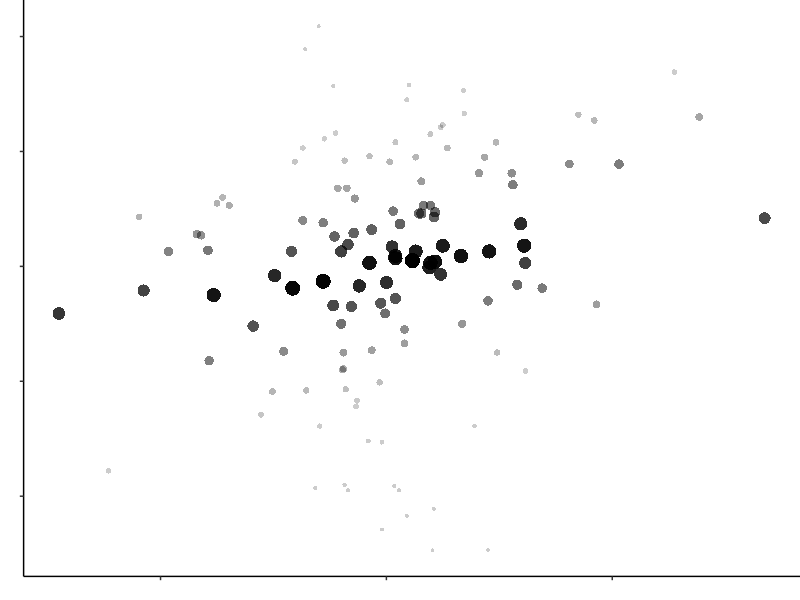
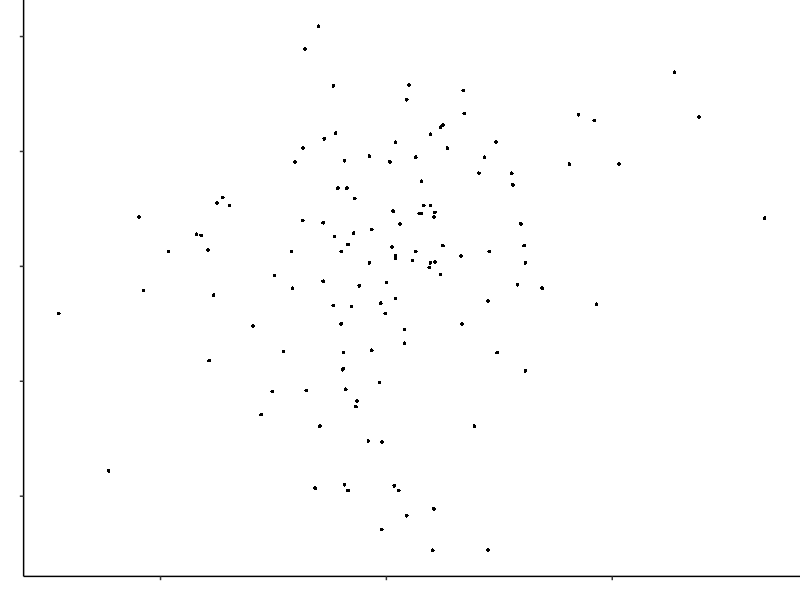
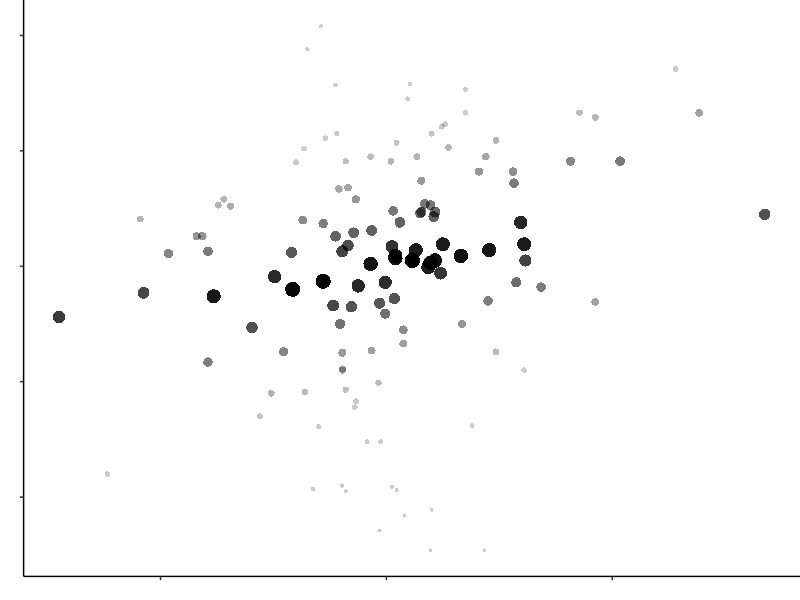
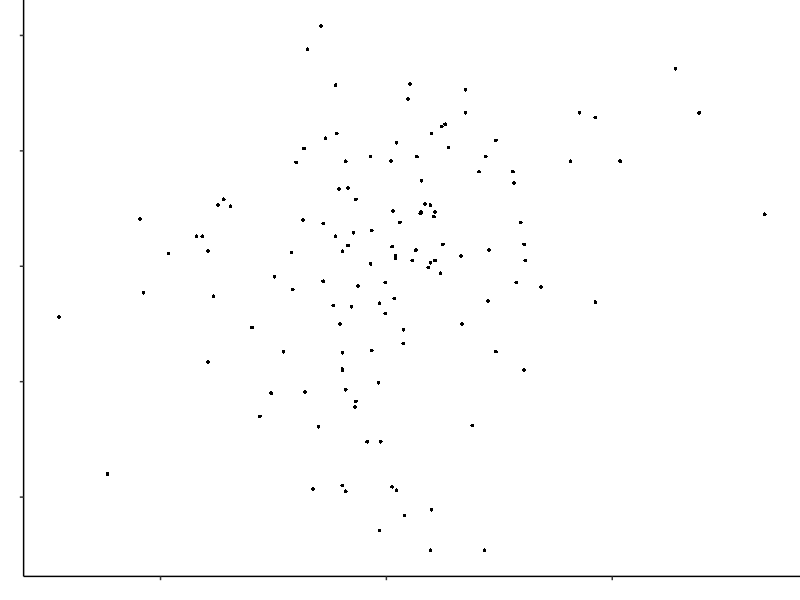
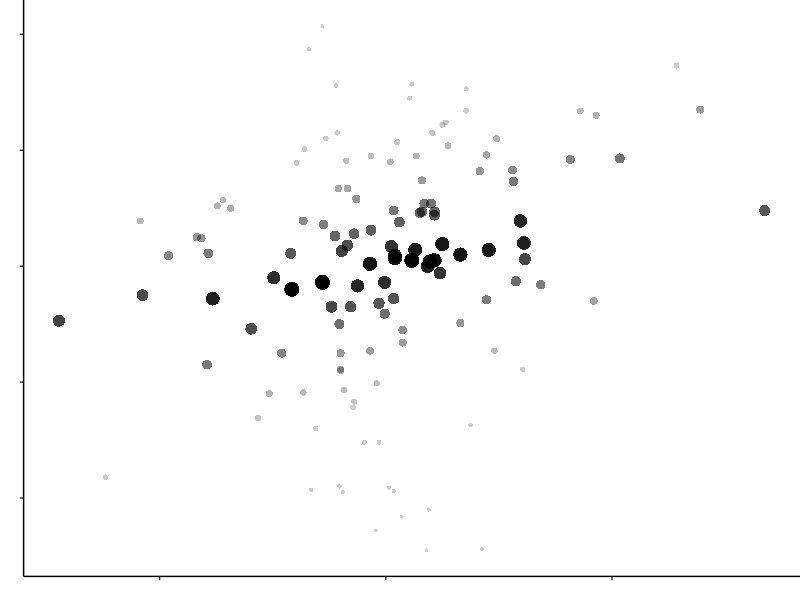
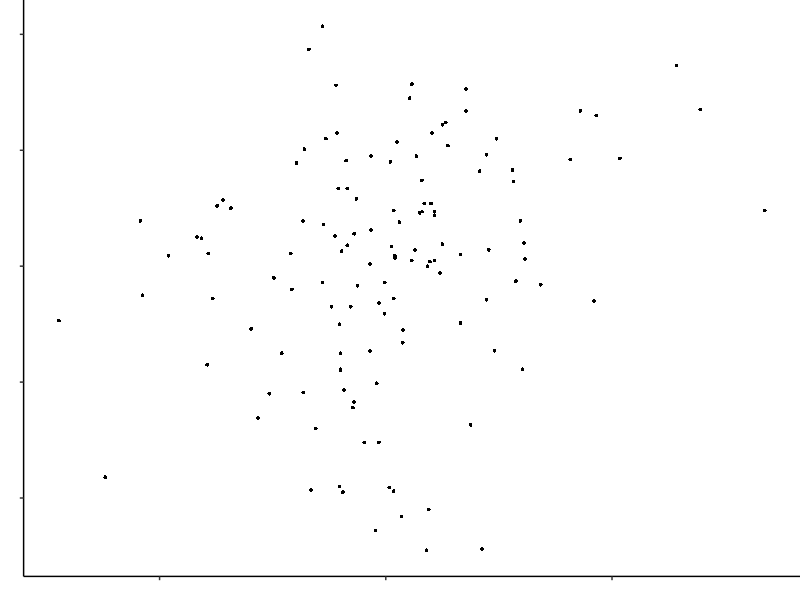
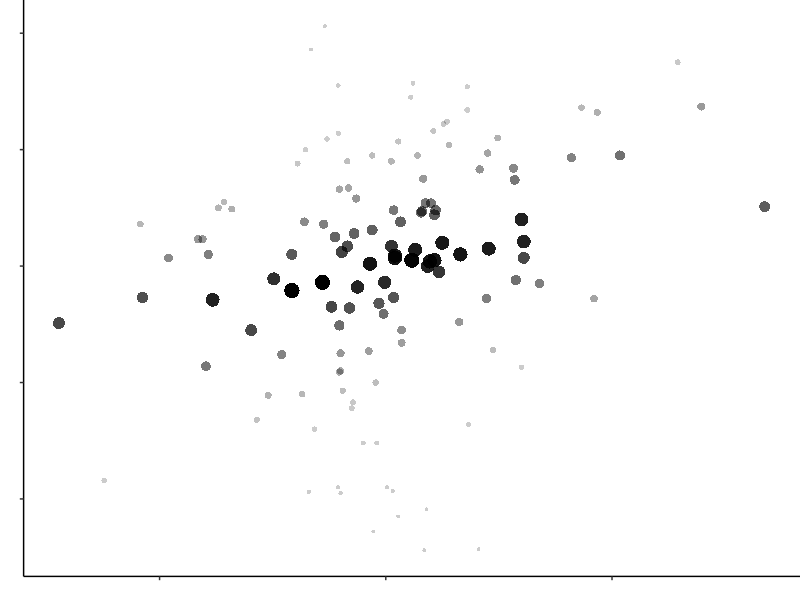
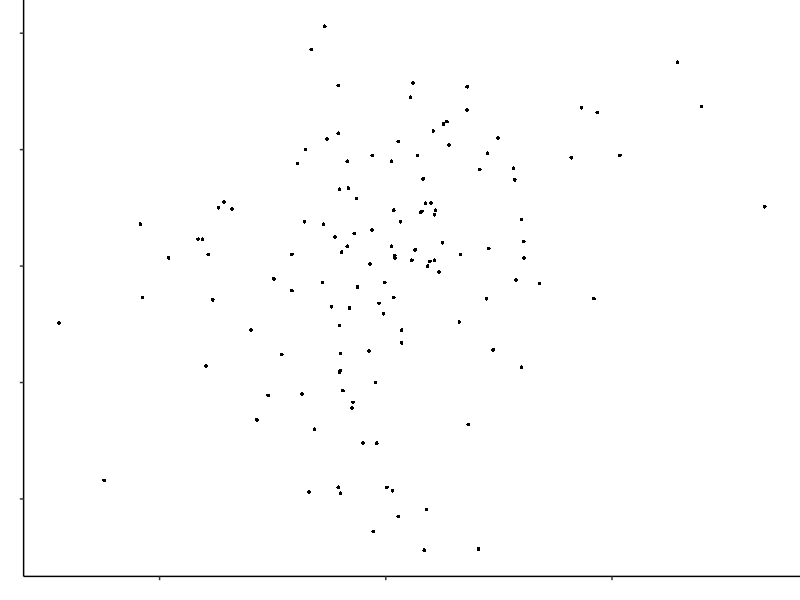

The R source for these figures, in order: (Note: this script raises an error after producing the figures.)
# load packages

library(tidyverse)
library(MASS)
library(Hmisc)

# pre data for visualised conditions

set.seed(1234)

my_rs <- seq(0.2, 0.99, length.out = 45)

plot_no <- 1:45

correlations <- tibble(plot_no, my_rs)

# define function for creating slopes for alt condition

slope_function <- function(my_desired_r) {
  set.seed(1234)
  
  my_sample_size = 128
  
  mean_variable_1 = 0
  sd_variable_1 = 1
  
  mean_variable_2 = 0
  sd_variable_2 = 1
  
  mu <- c(mean_variable_1, mean_variable_2) 
  
  myr <- my_desired_r * sqrt(sd_variable_1) * sqrt(sd_variable_2)
  
  mysigma <- matrix(c(sd_variable_1, myr, myr, sd_variable_2), 2, 2) 
  
  corr_data = as_tibble(mvrnorm(my_sample_size, mu, mysigma, empirical = TRUE))
  
  corr_model <- lm(V2 ~ V1, data = corr_data)
  
  my_residuals <- abs(residuals(corr_model))
  
  data_with_resid <- round(cbind(corr_data, my_residuals), 2)
  
  slopes <- data_with_resid %>%
    mutate(slope_inverted = (1 + (0.25)^ my_residuals)-1) %>%
    mutate(slope_inverted_floored = pmax(0.2,(1+(0.25)^my_residuals)-1)) %>%
    mutate(typical = 0.033) %>%
    mutate(standard_alpha = 1)
  
  return(slopes)
}

# define plotting function for alt and standard scatter conditions

plot_function <- function(slopes, my_desired_r, letter, size_value, opacity_value) {
  
  p <- ggplot(slopes, aes(x = V1, y = V2)) +
    scale_size_identity() +
    scale_alpha_identity() +
    geom_point(aes(size =  4*(size_value+0.2), alpha = opacity_value), shape = 16) +  
    labs(x = "", y = "") +
    theme_classic() +
    theme(axis.text = element_blank()) +
    theme(plot.margin = unit(c(0,0,0,0), "cm")) +
    theme(legend.position = "None")
  
  ggsave(p,filename=paste0(counter, letter, ".png"),
         device = "png",
         bg = "white",
         path = "all_plots",
         units = "px",
         width = 1000,
         height = 1000,
  )
  
  return(p)
  
}

# Create plots

counter = 1

for(value in my_rs) {
  
  slopes <- slope_function(value)
  slopeI <- (slopes$slope_inverted)
  slopeI_floored <- (slopes$slope_inverted_floored)
  
  typical <- (slopes$typical)
  standard_alpha <- (slopes$standard_alpha)
  
  plot_function(slopes, value, "Alt", slopeI, slopeI_floored)
  plot_function(slopes, value, "Norm", typical, standard_alpha)
  
  if (counter > 0) {
    counter = counter + 1
  }
}

# function to reduce correlation dataframes for use in tabular condition

quantile_reduce <- function(df, n) {
  probs <- seq(0, 1, length.out = n + 1)
  breaks <- unique(quantile(df$V1, probs = probs, na.rm = TRUE))
  
  bins <- cut(df$V1, breaks = breaks, include.lowest = TRUE, labels = FALSE)
  agg <- aggregate(cbind(V1, V2) ~ bins, data = cbind(df, bins = bins), FUN = mean)
  agg[, c("V1", "V2")]
}
